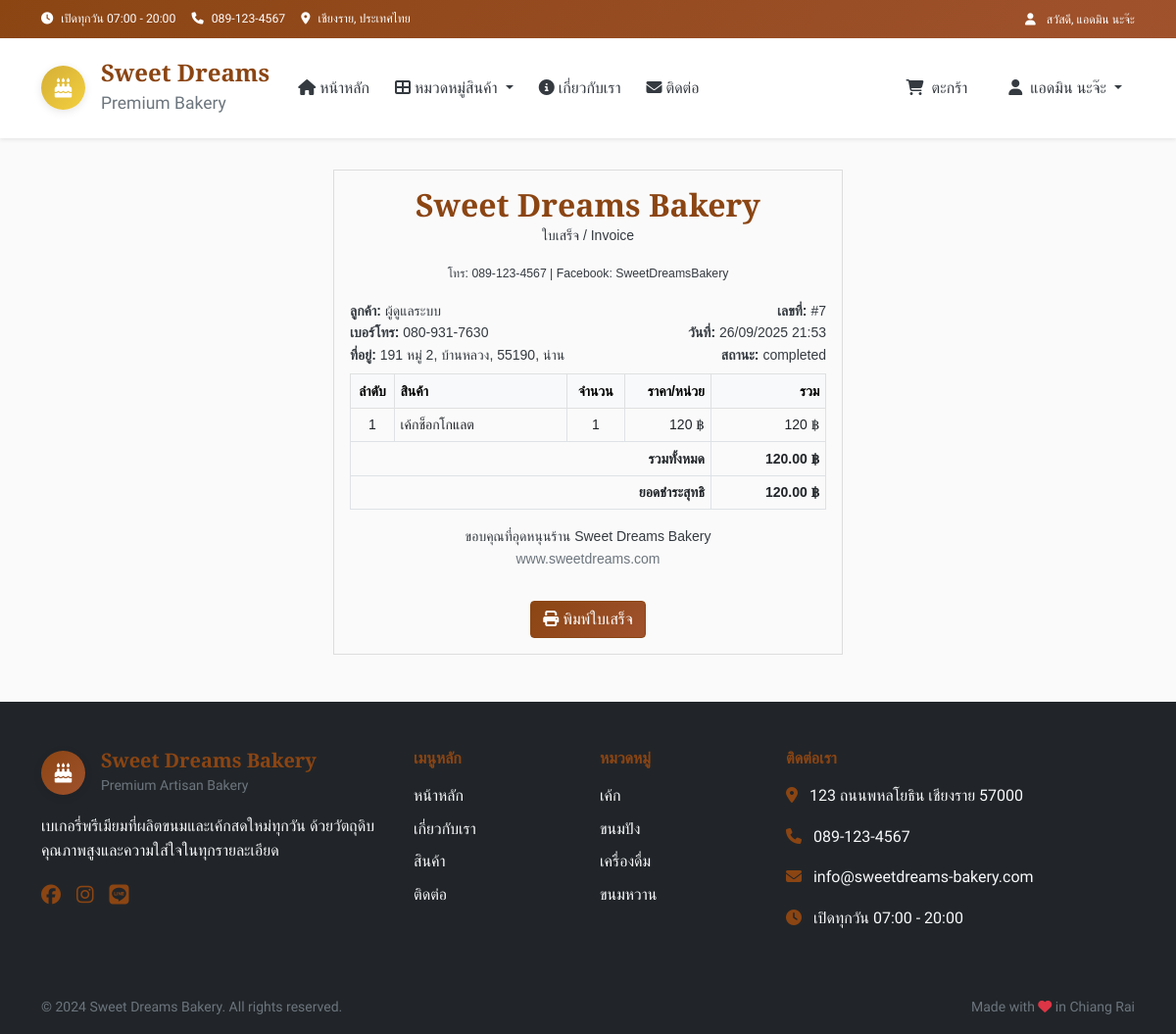
The app's page /admin/print_order/7 (signed in), older data.
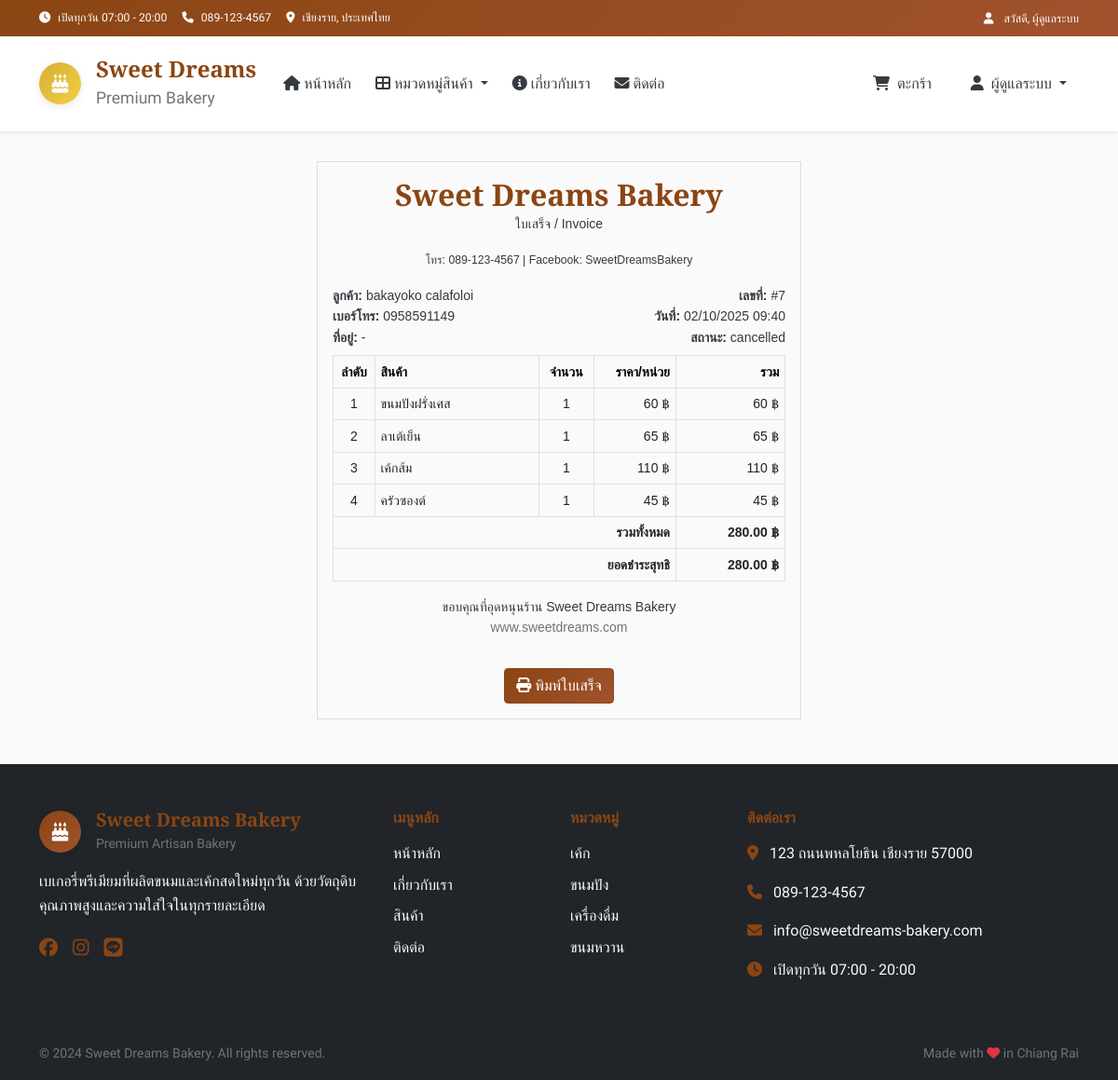
The same page, newer data.
### tables this page shows
CREATE TABLE users (
        id INTEGER PRIMARY KEY AUTOINCREMENT,
        username TEXT UNIQUE NOT NULL,
        email TEXT UNIQUE NOT NULL,
        password TEXT NOT NULL,
        full_name TEXT,
        phone TEXT,
        address TEXT,
        role TEXT DEFAULT 'customer',
        created_at TIMESTAMP DEFAULT CURRENT_TIMESTAMP
    );

CREATE TABLE orders (
        id INTEGER PRIMARY KEY AUTOINCREMENT,
        user_id INTEGER,
        total_amount DECIMAL(10,2) NOT NULL,
        status TEXT DEFAULT 'pending',
        customer_name TEXT NOT NULL,
        customer_phone TEXT NOT NULL,
        customer_address TEXT,
        cancelled_at DATETIME,
        payment_method TEXT DEFAULT 'cod',
        notes TEXT,
        delivery_method TEXT DEFAULT 'delivery',
        created_at TIMESTAMP DEFAULT CURRENT_TIMESTAMP,
        FOREIGN KEY (user_id) REFERENCES users (id)
    );

CREATE TABLE order_items (
        id INTEGER PRIMARY KEY AUTOINCREMENT,
        order_id INTEGER,
        product_id INTEGER,
        quantity INTEGER NOT NULL,
        unit_price DECIMAL(10,2) NOT NULL,
        total_price DECIMAL(10,2) NOT NULL,
        options TEXT,
        FOREIGN KEY (order_id) REFERENCES orders (id),
        FOREIGN KEY (product_id) REFERENCES products (id)
    );

CREATE TABLE products (
        id INTEGER PRIMARY KEY AUTOINCREMENT,
        name TEXT NOT NULL,
        name_en TEXT,
        description TEXT,
        price DECIMAL(10,2) NOT NULL,
        image TEXT,
        category_id INTEGER,
        is_available BOOLEAN DEFAULT 1,
        is_featured BOOLEAN DEFAULT 0,
        stock_quantity INTEGER DEFAULT 0,
        created_at TIMESTAMP DEFAULT CURRENT_TIMESTAMP,
        FOREIGN KEY (category_id) REFERENCES categories (id)
    );

CREATE TABLE categories (
        id INTEGER PRIMARY KEY AUTOINCREMENT,
        name TEXT UNIQUE NOT NULL,
        name_en TEXT,
        icon TEXT,
        description TEXT,
        display_order INTEGER DEFAULT 0
    );

### app.py (the view)
@app.route("/admin/print_order/<int:order_id>")
def admin_print_order(order_id):
    if session.get('role') != 'admin':
        flash('คุณไม่มีสิทธิ์เข้าถึงหน้านี้')
        return redirect(url_for('index'))
    conn = get_db_connection()
    try:
        order_row = conn.execute("""
            SELECT o.*, u.email as customer_email, u.username
            FROM orders o
            LEFT JOIN users u ON o.user_id = u.id
            WHERE o.id = ?
        """, (order_id,)).fetchone()
        if not order_row:
            flash('ไม่พบคำสั่งซื้อ')
            return redirect(url_for('admin_orders'))
        order = dict(order_row)
        if order.get("created_at"):
            try:
                if isinstance(order["created_at"], str):
                    formats = [
                        "%Y-%m-%d %H:%M:%S",
                        "%Y-%m-%d %H:%M:%S.%f",
                        "%Y-%m-%dT%H:%M:%S",
                        "%Y-%m-%dT%H:%M:%S.%f"
                    ]
                    parsed_date = None
                    for fmt in formats:
                        try:
                            parsed_date = datetime.strptime(order["created_at"], fmt)
                            break
                        except ValueError:
                            continue
                    order["created_at"] = parsed_date or datetime.now()
            except (ValueError, TypeError):
                order["created_at"] = datetime.now()
        items_rows = conn.execute("""
            SELECT oi.*, p.name as product_name, p.image as product_image
            FROM order_items oi
            LEFT JOIN products p ON oi.product_id = p.id
            WHERE oi.order_id = ?
            ORDER BY oi.id
        """, (order_id,)).fetchall()
        items = [dict(item) for item in items_rows]
        order['item_count'] = len(items)
        if not order.get('total_amount') or order['total_amount'] == 0:
            order['total_amount'] = sum(
                item.get('total_price', 0) or
                (item.get('quantity', 0) * item.get('unit_price', 0))
                for item in items
            )
        addr = None
        if order.get('user_id'):
            addr_rows = conn.execute("""
                SELECT *,
                       address ||
                       CASE WHEN city IS NOT NULL THEN ', ' || city ELSE '' END ||
                       CASE WHEN postal_code IS NOT NULL THEN ', ' || postal_code ELSE '' END ||
                       CASE WHEN province IS NOT NULL THEN ', ' || province ELSE '' END
                       AS full_address
                FROM addresses
                WHERE user_id = ?
                ORDER BY id DESC
                LIMIT 1
            """, (order['user_id'],)).fetchone()
            if addr_rows:
                addr = dict(addr_rows)
        return render_template(
            "print_order.html",
            order=order,
            items=items,
            addr=addr,
            now=datetime.now(),
            show_qr=True  # เปิดใช้ QR code
        )
    except Exception as e:
        flash(f'เกิดข้อผิดพลาด: {str(e)}')
        return redirect(url_for('admin_orders'))
    finally:
        conn.close()

### app.py (called while the page is built)
@app.template_filter('to_bangkok')
def to_bangkok_filter(value, fmt='%d/%m/%Y %H:%M'):
    if not value:
        return "N/A"
    if isinstance(value, str):
        try:
            value = datetime.fromisoformat(value)
        except ValueError:
            return value
    dt = value.replace(tzinfo=ZoneInfo("UTC")).astimezone(ZoneInfo("Asia/Bangkok"))
    return dt.strftime(fmt)

def get_db_connection():
    conn = sqlite3.connect(DB_NAME)
    conn.row_factory = sqlite3.Row
    return conn

def get_categories():
    conn = get_db_connection()
    categories = conn.execute(
        "SELECT * FROM categories ORDER BY display_order"
    ).fetchall()
    conn.close()
    return categories

def get_cart_total():
    cart = session.get('cart', {})
    total_items = sum(item['quantity'] for item in cart.values())
    total_price = sum(item['quantity'] * item['price'] for item in cart.values())
    return total_items, total_price

### templates/print_order.html (shortened to what this page needs)
{% extends "layout.html" %}
{% block content %}
<div class="invoice-box">
    <div class="invoice-header">
        <h2>Sweet Dreams Bakery</h2>
        <p>ใบเสร็จ / Invoice</p>
        <small>โทร: 089-123-4567 | Facebook: SweetDreamsBakery</small>
    </div>
    <div class="row mb-2">
        <div class="col-6">
            <strong>ลูกค้า:</strong> {{ order.customer_name | default('-') }}<br>
            <strong>เบอร์โทร:</strong> {{ order.customer_phone | default('-') }}<br>
            <strong>ที่อยู่:</strong> {{ addr.full_address | default('-') }}
        </div>
        <div class="col-6 text-end">
            <strong>เลขที่:</strong> #{{ order.id | default('-') }}<br>
            <strong>วันที่:</strong> {{ order.created_at|to_bangkok or now|to_bangkok }}<br>
            <strong>สถานะ:</strong> {{ order.status | default('-') }}
        </div>
    </div>
    <table class="table table-bordered w-100">
        <thead class="table-light">
            <tr>
                <th class="text-center" style="width:5%;">ลำดับ</th>
                <th style="width:30%;">สินค้า</th>
                <th class="text-center" style="width:10%;">จำนวน</th>
                <th class="text-end" style="width:15%;">ราคา/หน่วย</th>
                <th class="text-end" style="width:20%;">รวม</th>
            </tr>
        </thead>
        <tbody>
            {% for item in items %}
            <tr>
                <td class="text-center">{{ loop.index }}</td>
                <td>{{ item.product_name | default('-') }}</td>
                <td class="text-center">{{ item.quantity | default(0) }}</td>
                <td class="text-end">{{ "{:,.0f}".format(item.unit_price | default(item.price) | default(0)) }} ฿</td>
                <td class="text-end">{{ "{:,.0f}".format((item.quantity | default(0)) * (item.unit_price | default(item.price) | default(0))) }} ฿</td>
            </tr>
            {% else %}
            <tr>
                <td colspan="5" class="text-center text-muted">ยังไม่มีสินค้า</td>
            </tr>
            {% endfor %}
        </tbody>
        <tfoot>
            <tr>
                <th colspan="4" class="text-end">รวมทั้งหมด</th>
                <th class="text-end">{{ "{:,.2f}".format(order.total_amount | default(0)) }} ฿</th>
            </tr>
            <tr>
                <th colspan="4" class="text-end">ยอดชำระสุทธิ</th>
                <th class="text-end">{{ "{:,.2f}".format(order.total_amount - (order.discount|default(0)) + (order.tax|default(0))) }} ฿</th>
            </tr>
        </tfoot>
    </table>
    <div class="text-center mt-3">
        ขอบคุณที่อุดหนุนร้าน Sweet Dreams Bakery<br>
        <span class="text-muted">www.sweetdreams.com</span>
    </div>
    <div class="text-center no-print">
        <button onclick="window.print()" class="btn btn-primary mt-3">
            <i class="fas fa-print me-1"></i>พิมพ์ใบเสร็จ
        </button>
    </div>
</div>
{% endblock %}

### templates/layout.html (shortened to what the changed rows need)
<!DOCTYPE html>
<html lang="th" data-bs-theme="light">
<head>
    <link href="https://cdn.jsdelivr.net/npm/bootstrap@5.0.2/dist/css/bootstrap.min.css" rel="stylesheet">
    <link rel="stylesheet" href="https://cdnjs.cloudflare.com/ajax/libs/font-awesome/6.4.0/css/all.min.css">
    <link rel="stylesheet" href="{{ url_for('static', filename='css/main.css') }}">
    {% if session.get('role') == 'admin' %}
    <link rel="stylesheet" href="{{ url_for('static', filename='css/admin.css') }}">
    {% endif %}
</head>
<body>
    <header>
        <div class="top-bar bg-primary text-white py-2">
            <div class="container">
                <div class="row align-items-center">
                    <div class="col-md-4 text-end">
                        {% if session.get('user_id') %}
                            <small>
                                <i class="fas fa-user me-2"></i>
                                สวัสดี, {{ session.get('full_name') or session.get('username') }}
                            </small>
                        {% endif %}
                    </div>
                </div>
            </div>
        </div>
    </header>
    <nav class="navbar navbar-expand-lg navbar-light bg-white shadow-sm sticky-top" aria-label="Main navigation">
        <div class="container">
            <div class="collapse navbar-collapse" id="navbarNav">
                <ul class="navbar-nav ms-auto">
                    {% if session.get('user_id') %}
                        <li class="nav-item dropdown">
                            <a class="nav-link dropdown-toggle fw-500" href="#" role="button" data-bs-toggle="dropdown" aria-expanded="false">
                                <i class="fas fa-user me-1"></i>
                                <span class="d-none d-lg-inline">{{ session.get('full_name') or session.get('username') }}</span>
                            </a>
                        </li>
                    {% endif %}
                </ul>
            </div>
        </div>
    </nav>
    <main>
        {% block content %}{% endblock %}
    </main>
    <footer class="bg-dark text-white mt-5">
        <div class="container py-5">
            <div class="row gy-4">
                <div class="col-lg-2 col-md-6">
                    <ul class="list-unstyled">
                        {% if categories %}
                            {% for category in categories[:4] %}
                            <li class="mb-2">
                                <a href="{{ url_for('category_by_id', category_id=category.id) }}" class="text-light text-decoration-none">
                                    {{ category.name }}
                                </a>
                            </li>
                            {% endfor %}
                        {% endif %}
                    </ul>
                </div>
            </div>
        </div>
    </footer>
</body>
</html>

Row changes from the older to the newer data that the page shows:
no longer on this page (row edited): users: get "แอดมิน นะจ๊ะ"
changed orders id 7: customer_name "ผู้ดูแลระบบ" → "bakayoko calafoloi"; customer_phone "080-931-7630" → "0958591149"; status "completed" → "cancelled"; total_amount "120.00" → "280.00"
changed order_items: product_name "เค้กช็อกโกแลต" → "ขนมปังฝรั่งเศส"; unit_price "120" → "60"; quantity+unit_price "120" → "60"
now on this page (row edited): order_items: product_name "ลาเต้เย็น", quantity "1", unit_price "65", quantity+unit_price "65"
now on this page (row edited): order_items: product_name "เค้กส้ม", quantity "1", unit_price "110", quantity+unit_price "110"
now on this page (row edited): order_items: product_name "ครัวซองต์", quantity "1", unit_price "45", quantity+unit_price "45"
Text that changed along with them:
{{ session.get('full_name') or session.get('username') }}: (not shown) → "ผู้ดูแลระบบ"
{{ addr.full_address | default('-') }}: "191 หมู่ 2, บ้านหลวง, 55190, น่าน" → "-"
{{ order.created_at|to_bangkok or now|to_bangkok }}: "26/09/2025 21:53" → "02/10/2025 09:40"
